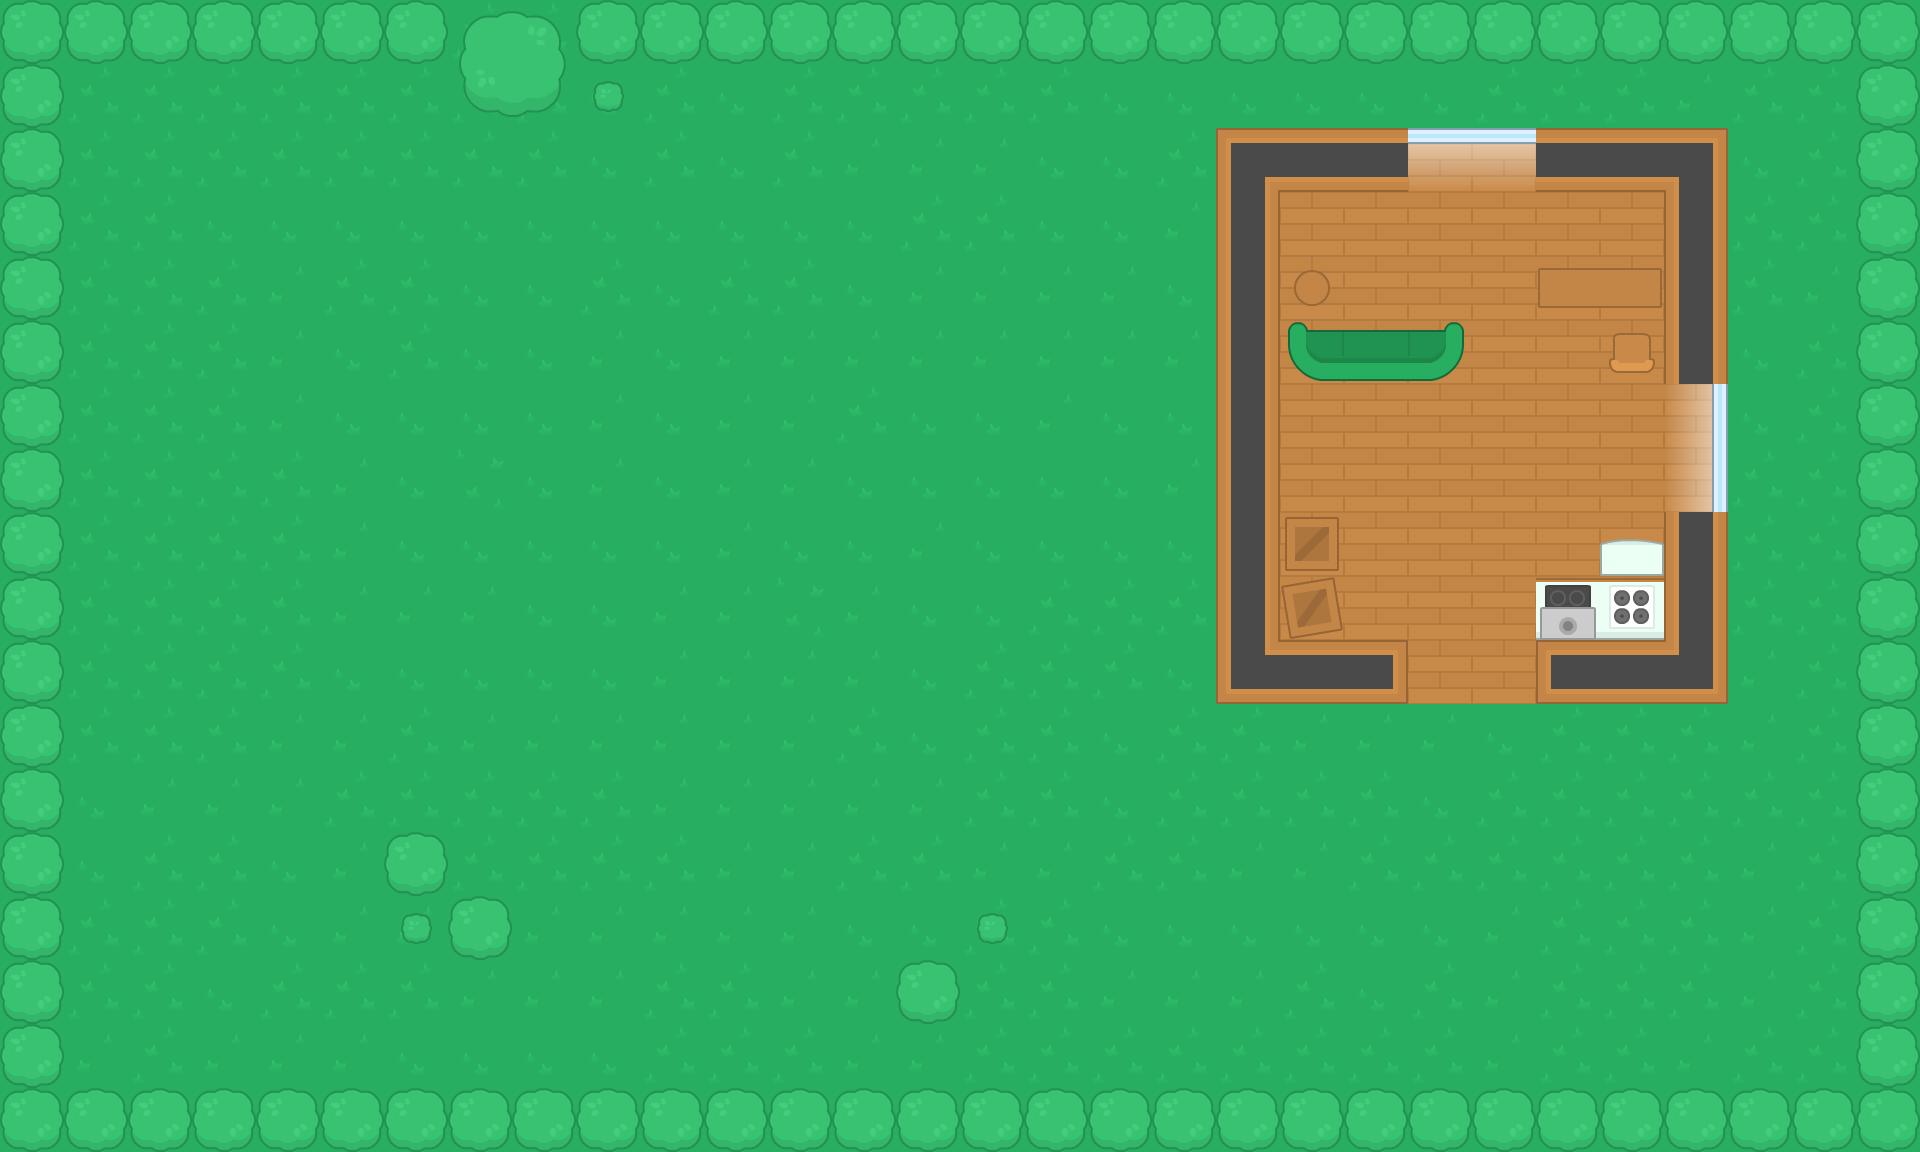

Tiled map render using the project's own tile images. Description and the whole map definition, tile-layer contents included, below:
An orthogonal 30x18 tile map with 64x64 px tiles, 2 tile layers (Ghostlayer, Collisionlayer).

<map version="1.8" tiledversion="1.8.4" orientation="orthogonal" renderorder="right-down" width="30" height="18" tilewidth="64" tileheight="64" infinite="0" nextlayerid="3" nextobjectid="1">
 <tileset firstgid="1" source="KenneyLandscapeTiles.tsx" />
 <layer id="1" name="Ghostlayer" width="30" height="18">
  <data encoding="csv">
4,4,4,4,4,4,1,1,1,4,4,4,4,4,4,4,4,4,4,4,4,4,4,4,4,4,4,1,4,4,
4,1,1,1,1,1,1,1,1,4,1,4,1,1,1,1,1,4,4,4,4,4,4,1,1,1,3,1,1,4,
4,1,1,1,1,1,1,1,1,4,1,4,1,3,3,3,4,4,1,42,42,42,42,42,42,42,42,4,1,1,
1,1,1,4,4,4,4,4,4,4,4,4,4,4,1,1,4,4,3,42,42,42,42,42,42,42,42,1,1,1,
1,1,1,1,3,1,1,4,4,1,4,1,1,4,3,3,3,3,4,42,42,42,42,42,42,42,42,1,3,1,
1,1,1,1,3,4,1,4,4,3,4,3,3,3,3,3,3,3,3,42,42,42,42,42,42,42,42,4,1,1,
1,1,1,1,3,4,4,4,4,3,4,3,3,1,4,4,3,4,4,42,42,42,42,42,42,42,42,4,1,1,
1,1,1,1,1,3,4,2,4,3,4,3,3,4,4,4,4,4,3,42,42,42,42,42,42,42,42,1,1,1,
1,1,1,1,1,3,4,4,4,4,4,3,4,4,3,4,4,4,4,42,42,42,42,42,42,42,42,1,1,1,
1,1,1,1,1,3,3,3,4,4,3,3,2,3,4,4,1,1,1,42,42,42,42,42,42,42,42,1,1,4,
1,1,1,1,1,4,4,4,4,4,3,3,3,3,4,1,1,1,4,42,42,42,42,42,42,42,42,3,1,4,
4,1,1,1,3,3,1,3,3,3,3,3,3,1,4,1,1,4,1,1,3,3,3,4,1,1,1,3,1,4,
4,4,3,3,3,1,1,1,1,1,3,3,3,3,3,1,1,4,1,1,1,1,4,1,1,1,1,1,1,4,
4,4,1,1,4,3,1,1,1,1,1,3,3,1,1,3,3,1,1,3,3,1,1,1,1,1,1,3,1,4,
1,1,1,1,4,3,3,3,3,3,3,3,3,4,4,1,1,4,4,4,4,4,4,3,1,1,1,3,1,4,
4,1,1,4,1,1,1,3,3,3,1,1,3,3,3,1,1,3,3,3,1,4,1,3,1,1,1,3,1,4,
4,3,1,3,3,3,4,4,4,4,1,1,1,3,3,1,1,1,1,1,1,1,1,3,1,1,3,1,1,4,
4,4,4,1,1,1,4,4,4,4,4,4,4,4,4,4,4,4,4,4,4,1,1,1,1,4,4,4,4,4
</data>
 </layer>
 <layer id="2" name="Collisionlayer" width="30" height="18">
  <data encoding="csv">
183,183,183,183,183,183,183,181,182,183,183,183,183,183,183,183,183,183,183,183,183,183,183,183,183,183,183,183,183,183,
183,0,0,0,0,0,0,208,209,235,0,0,0,0,0,0,0,0,0,0,0,0,0,0,0,0,0,0,0,183,
183,0,0,0,0,0,0,0,0,0,0,0,0,0,0,0,0,0,0,118,120,120,518,518,120,120,119,0,0,183,
183,0,0,0,0,0,0,0,0,0,0,0,0,0,0,0,0,0,0,147,0,0,0,0,0,0,147,0,0,183,
183,0,0,0,0,0,0,0,0,0,0,0,0,0,0,0,0,0,0,147,479,0,0,0,507,509,147,0,0,183,
183,0,0,0,0,0,0,0,0,0,0,0,0,0,0,0,0,0,0,147,447,448,449,0,0,530,147,0,0,183,
183,0,0,0,0,0,0,0,0,0,0,0,0,0,0,0,0,0,0,147,0,0,0,0,0,0,492,0,0,183,
183,0,0,0,0,0,0,0,0,0,0,0,0,0,0,0,0,0,0,147,0,0,0,0,0,0,492,0,0,183,
183,0,0,0,0,0,0,0,0,0,0,0,0,0,0,0,0,0,0,147,129,0,0,0,0,270,147,0,0,183,
183,0,0,0,0,0,0,0,0,0,0,0,0,0,0,0,0,0,0,147,156,0,0,0,296,297,147,0,0,183,
183,0,0,0,0,0,0,0,0,0,0,0,0,0,0,0,0,0,0,145,120,123,0,0,151,120,146,0,0,183,
183,0,0,0,0,0,0,0,0,0,0,0,0,0,0,0,0,0,0,0,0,0,0,0,0,0,0,0,0,183,
183,0,0,0,0,0,0,0,0,0,0,0,0,0,0,0,0,0,0,0,0,0,0,0,0,0,0,0,0,183,
183,0,0,0,0,0,183,0,0,0,0,0,0,0,0,0,0,0,0,0,0,0,0,0,0,0,0,0,0,183,
183,0,0,0,0,0,235,183,0,0,0,0,0,0,0,235,0,0,0,0,0,0,0,0,0,0,0,0,0,183,
183,0,0,0,0,0,0,0,0,0,0,0,0,0,183,0,0,0,0,0,0,0,0,0,0,0,0,0,0,183,
183,0,0,0,0,0,0,0,0,0,0,0,0,0,0,0,0,0,0,0,0,0,0,0,0,0,0,0,0,183,
183,183,183,183,183,183,183,183,183,183,183,183,183,183,183,183,183,183,183,183,183,183,183,183,183,183,183,183,183,183
</data>
 </layer>
</map>
